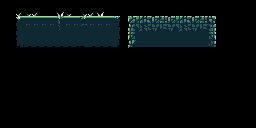

Tiled map render using the project's own tile images. Description and the whole map definition, tile-layer contents included, below:
An orthogonal 32x16 tile map with 8x8 px tiles, 1 tile layer (Tiles) and 2 objects.

<map version="1.0" orientation="orthogonal" renderorder="right-down" width="32" height="16" tilewidth="8" tileheight="8" nextobjectid="5">
 <tileset firstgid="1" name="Tileset" tilewidth="8" tileheight="8" tilecount="1024" columns="32">
  <image source="tileset.png" width="256" height="256" />
 </tileset>
 <layer name="Tiles" width="32" height="16">
  <data encoding="csv">
0,0,0,0,0,0,0,0,0,0,0,0,0,0,0,0,0,0,0,0,0,0,0,0,0,0,0,0,0,0,0,0,
0,0,3,2,3,0,0,4,2,0,2,3,4,0,0,0,0,0,0,0,0,0,0,0,0,0,0,0,0,0,0,0,
0,0,33,37,37,37,37,36,37,37,34,37,37,37,38,0,193,194,195,196,197,196,194,195,196,197,198,0,0,0,0,0,
0,0,65,69,69,69,69,68,69,69,66,69,69,69,70,0,225,226,227,228,229,228,226,227,228,229,230,0,0,0,0,0,
0,0,97,101,101,101,101,100,101,101,98,101,101,101,102,0,257,258,259,260,261,260,258,259,260,261,262,0,0,0,0,0,
0,0,129,133,133,133,133,132,133,133,130,133,133,133,134,0,289,290,291,292,293,292,290,291,292,293,294,0,0,0,0,0,
0,0,0,0,0,0,0,0,0,0,0,0,0,0,0,0,0,0,0,0,0,0,0,0,0,0,0,0,0,0,0,0,
0,0,0,0,0,0,0,0,0,0,0,0,0,0,0,0,0,0,0,0,0,0,0,0,0,0,0,0,0,0,0,0,
0,0,0,0,0,0,0,0,0,0,0,0,0,0,0,0,0,0,0,0,0,0,0,0,0,0,0,0,0,0,0,0,
0,0,0,0,0,0,0,0,0,0,0,0,0,0,0,0,0,0,0,0,0,0,0,0,0,0,0,0,0,0,0,0,
0,0,0,0,0,0,0,0,0,0,0,0,0,0,0,0,0,0,0,0,0,0,0,0,0,0,0,0,0,0,0,0,
0,0,0,0,0,0,0,0,0,0,0,0,0,0,0,0,0,0,0,0,0,0,0,0,0,0,0,0,0,0,0,0,
0,0,0,0,0,0,0,0,0,0,0,0,0,0,0,0,0,0,0,0,0,0,0,0,0,0,0,0,0,0,0,0,
0,0,0,0,0,0,0,0,0,0,0,0,0,0,0,0,0,0,0,0,0,0,0,0,0,0,0,0,0,0,0,0,
0,0,0,0,0,0,0,0,0,0,0,0,0,0,0,0,0,0,0,0,0,0,0,0,0,0,0,0,0,0,0,0,
0,0,0,0,0,0,0,0,0,0,0,0,0,0,0,0,0,0,0,0,0,0,0,0,0,0,0,0,0,0,0,0
</data>
 </layer>
 <objectgroup name="Platforms">
  <object id="2" x="16" y="16" width="104" height="32" />
  <object id="3" x="128" y="16" width="88" height="32" />
 </objectgroup>
</map>